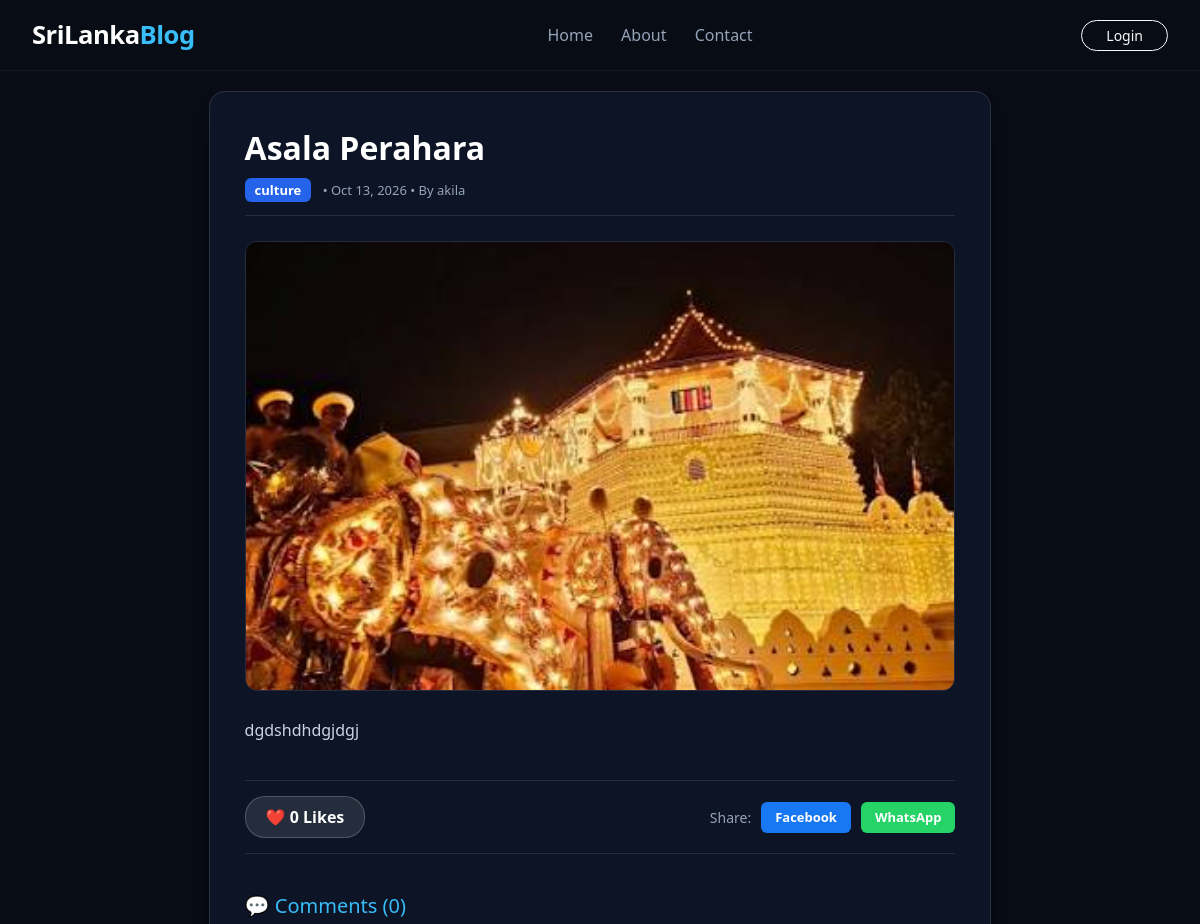
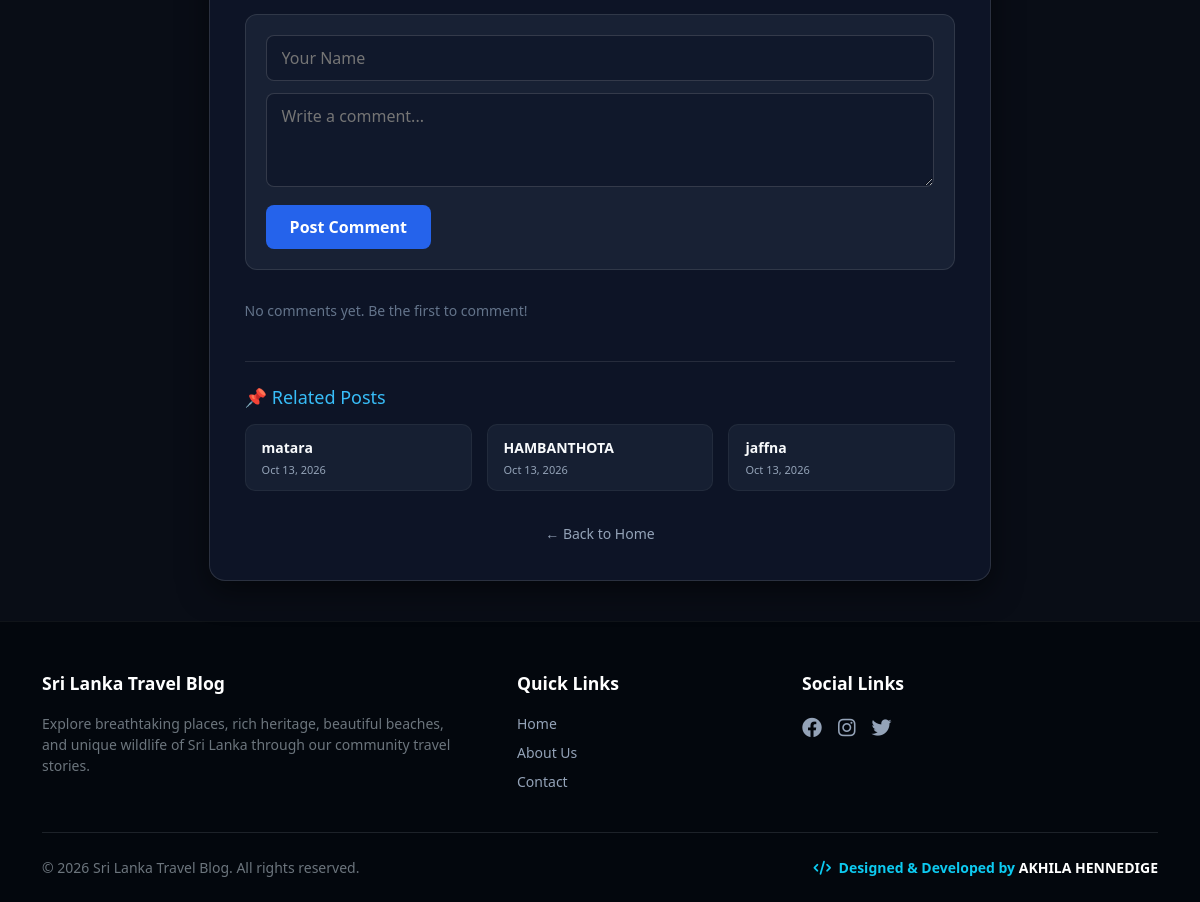
The page /post/7/ on the database as committed earlier (2 pictures, top to bottom).
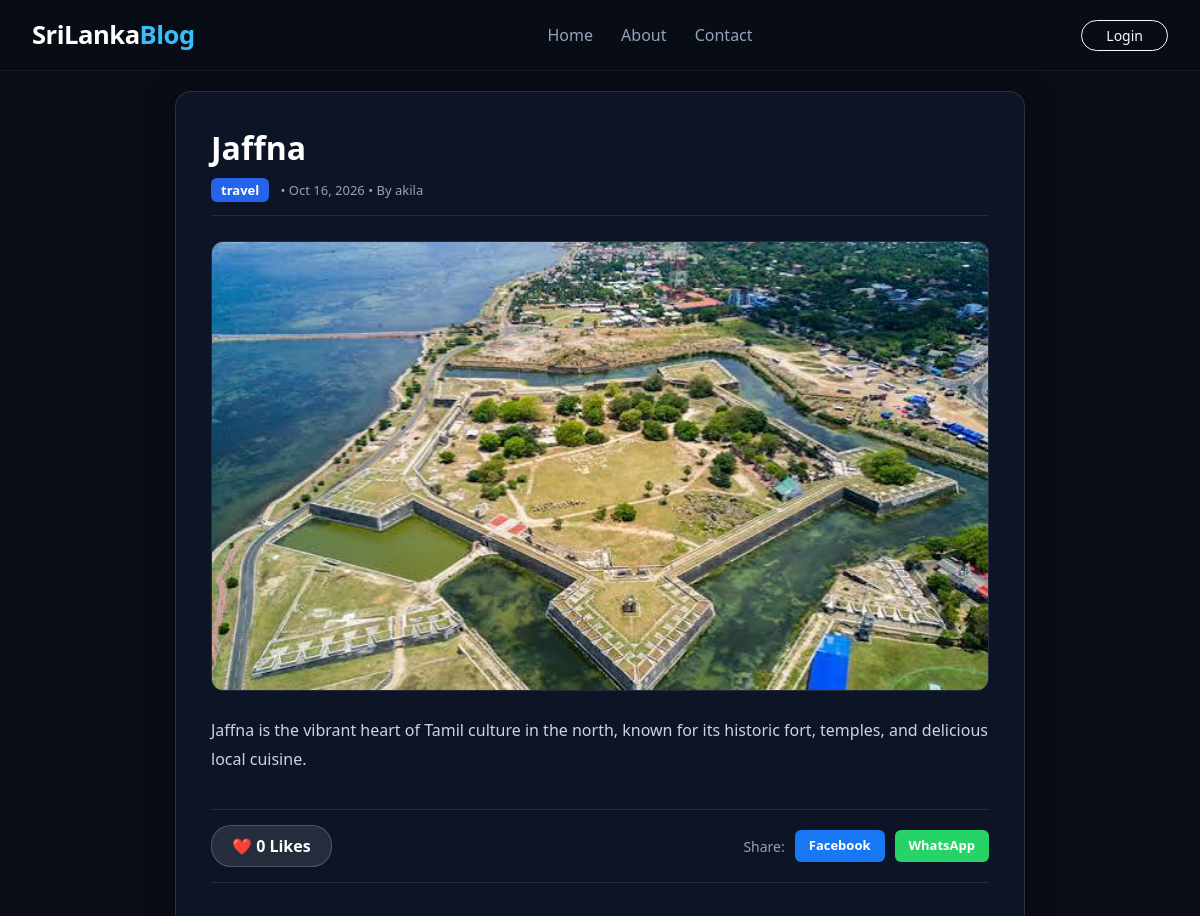
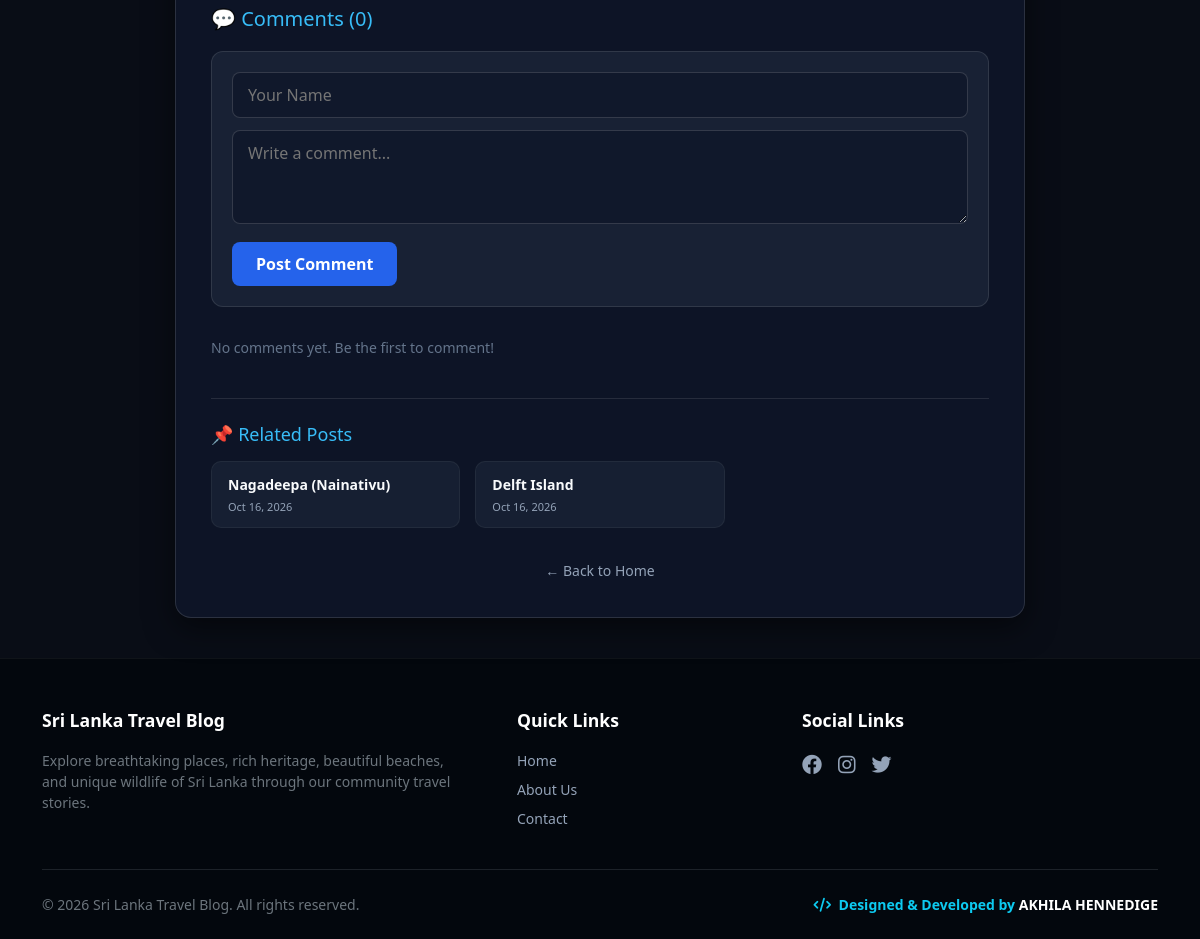
The same page on the database as committed later (2 pictures, top to bottom).
### blog/models.py (models this page shows, shortened)
class Post(models.Model):
    CATEGORY_CHOICES = [
        ('Travel', 'Travel'),
        ('Culture', 'Culture'),
        ('Food', 'Food'),
    ]
    title = models.CharField(max_length=200)
    slug = models.SlugField(max_length=200, blank=True)
    content = models.TextField()
    image = models.ImageField(upload_to='blog_images/', blank=True, null=True)
    category = models.CharField(max_length=50, choices=CATEGORY_CHOICES, default='Travel')
    district = models.ForeignKey(District, on_delete=models.CASCADE, related_name='places', null=True, blank=True)
    created_at = models.DateTimeField(auto_now_add=True)
    author = models.ForeignKey(User, on_delete=models.CASCADE)
    likes = models.ManyToManyField(User, related_name='blog_likes', blank=True)
    def total_likes(self):
        return self.likes.count()

### blog/views.py (the view)
# urls.py: path('post/<int:pk>/', views.post_detail, name='post_detail'),
def post_detail(request, pk):
    post = get_object_or_404(Post, pk=pk)
    comments = post.comments.all().order_by('-created_at')
    related_posts = Post.objects.filter(district=post.district).exclude(pk=post.pk)[:3] if post.district else Post.objects.exclude(pk=post.pk)[:3]
    if request.method == "POST":
        name = request.POST.get('name')
        body = request.POST.get('body')
        if name and body:
            Comment.objects.create(post=post, name=name, body=body)
            return redirect('post_detail', pk=post.pk)
    liked = False
    if request.user.is_authenticated and post.likes.filter(id=request.user.id).exists():
        liked = True
    return render(request, 'blog/post_detail.html', {
        'post': post,
        'comments': comments,
        'related_posts': related_posts,
        'liked': liked,
        'total_likes': post.total_likes() if hasattr(post, 'total_likes') else 0,
    })

### blog/templates/blog/post_detail.html (shortened to what the changed rows need)
{% extends 'blog/base.html' %}
{% block content %}
<div class="post-detail-container">
    <h1 class="post-title">{{ post.title }}</h1>
    <div class="post-meta">
        <span class="post-badge">{{ post.category }}</span>
        <span>• {{ post.created_at|date:"M d, Y" }}</span>
        {% if post.author %}
            <span> • By {{ post.author.username }}</span>
        {% endif %}
    </div>
    {% if post.image %}
        <img src="{{ post.image.url }}" class="post-cover-img" alt="{{ post.title }}">
    {% endif %}
    <div class="post-body">
        {{ post.content|linebreaks }}
    </div>
    <div class="action-bar">
        <form action="{% url 'like_post' post.pk %}" method="POST" style="margin: 0;">
        </form>
        <div class="share-btns">
        </div>
    </div>
    <div style="margin-bottom: 40px;">
        <h3 style="color: #38bdf8; margin-bottom: 20px; font-size: 20px;">💬 Comments ({{ comments.count }})</h3>
        <form method="POST" style="margin-bottom: 30px; background: rgba(30, 41, 59, 0.7); padding: 20px; border-radius: 12px; border: 1px solid rgba(255, 255, 255, 0.1);">
        </form>
        {% for comment in comments %}
            <div class="comment-card">
                <div style="font-weight: bold; color: #818cf8; font-size: 14px;">
                    {{ comment.name }}
                    <span style="font-size: 11px; color: #64748b; font-weight: normal; margin-left: 8px;">{{ comment.created_at|date:"M d, Y H:i" }}</span>
                </div>
                <div style="font-size: 14px; margin-top: 6px; color: #cbd5e1;">{{ comment.body }}</div>
            </div>
        {% empty %}
            <p style="color: #64748b; font-size: 14px;">No comments yet. Be the first to comment!</p>
        {% endfor %}
    </div>
    {% if related_posts %}
        <div style="border-top: 1px solid rgba(255, 255, 255, 0.1); padding-top: 25px;">
            <h3 style="color: #38bdf8; margin-bottom: 15px; font-size: 18px;">📌 Related Posts</h3>
            <div style="display: grid; grid-template-columns: repeat(auto-fill, minmax(220px, 1fr)); gap: 15px;">
                {% for r_post in related_posts %}
                    <a href="{% url 'post_detail' r_post.pk %}" style="background: rgba(30, 41, 59, 0.6); border-radius: 10px; padding: 12px 16px; text-decoration: none; color: #fff; border: 1px solid rgba(255,255,255,0.05); transition: 0.3s;">
                        <div style="font-weight: bold; font-size: 14px; margin-bottom: 4px; color: #f8fafc;">{{ r_post.title }}</div>
                        <div style="font-size: 11px; color: #94a3b8;">{{ r_post.created_at|date:"M d, Y" }}</div>
                    </a>
                {% endfor %}
            </div>
        </div>
    {% endif %}
    <div style="margin-top: 30px; text-align: center;">
        <a href="{% url 'post_list' %}" style="color: #94a3b8; text-decoration: none; font-size: 14px;">← Back to Home</a>
    </div>
</div>
{% endblock %}

Rows that differ between the two databases and show on the page:
removed Post: title "matara", created_at "Oct 13, 2026"
removed Post: title "HAMBANTHOTA", created_at "Oct 13, 2026"
removed Post: title "jaffna", created_at "Oct 13, 2026"
changed Post "akila": title "Asala Perahara" → "Jaffna"; category "culture" → "travel"; created_at "Oct 13, 2026" → "Oct 16, 2026"; image: a different picture; content "dgdshdhdgjdgj" → "Jaffna is the vibrant heart of Tamil culture in the north, known for its historic fort, temples, and delicious local cuisine."
now on this page (row edited): Post: title "Nagadeepa (Nainativu)", created_at "Oct 16, 2026"
added Post: title "Delft Island", created_at "Oct 16, 2026"
